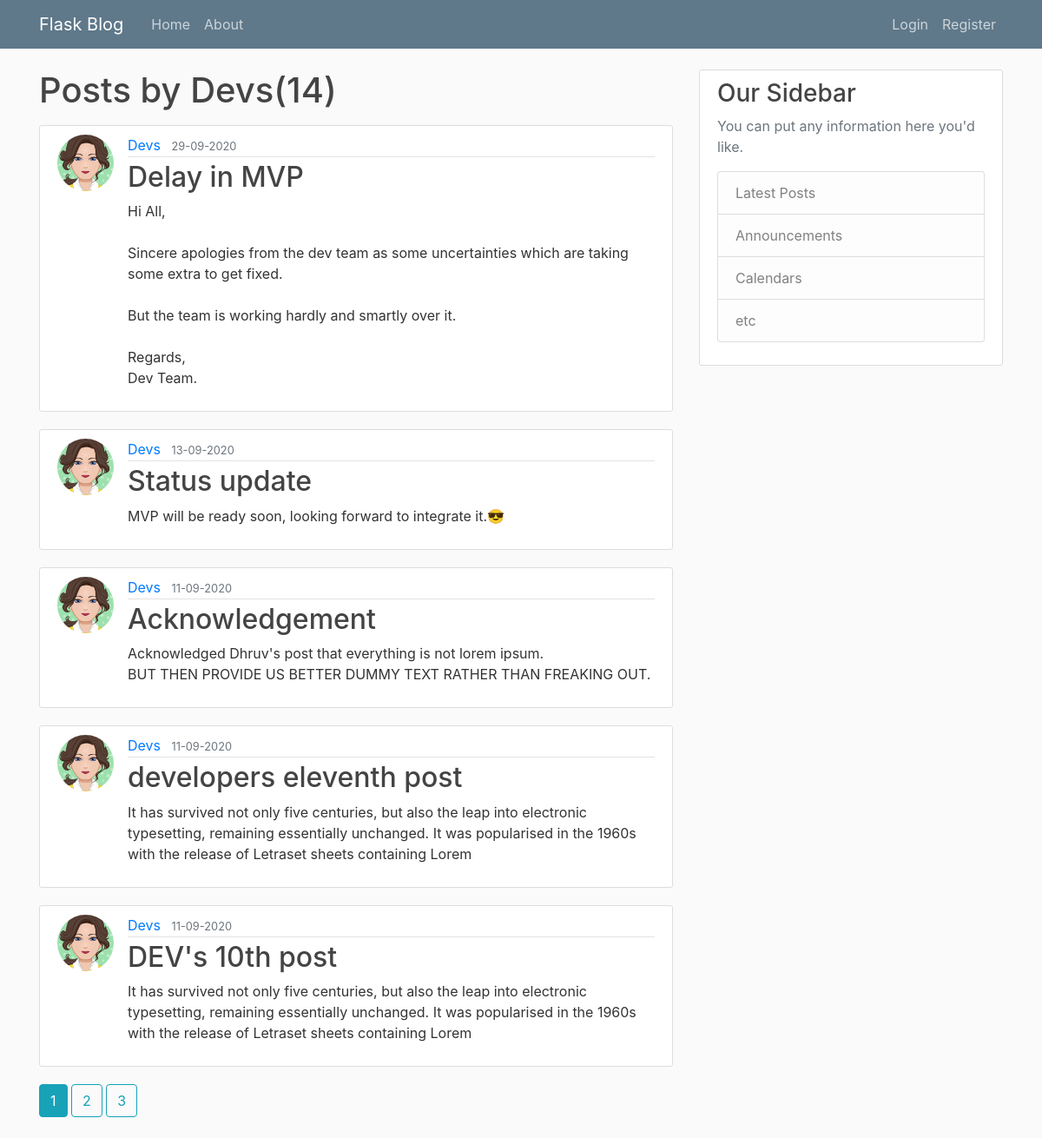
Screenshot of /home/Devs with the database file from the repository.
### flaskblog/models.py (models this page shows, shortened)
class User(db.Model, UserMixin):
    id = db.Column(db.Integer, primary_key = True)
    username = db.Column(db.String(20), unique = True, nullable = False)
    email = db.Column(db.String(120), unique = True, nullable = False)
    image_file = db.Column(db.String(20), nullable = False, default = 'default.jpg')
    password = db.Column(db.String(60), nullable = False)
    posts = db.relationship('Post', backref = 'author', lazy = True)

class Post(db.Model):
    id = db.Column(db.Integer, primary_key = True)
    title =  db.Column(db.String(100), nullable = False)
    date_posted = db.Column(db.DateTime, nullable = False, default = datetime.utcnow)
    content = db.Column(db.Text, nullable = False)
    user_id = db.Column(db.Integer, db.ForeignKey('user.id'), nullable = False)

### flaskblog/users/routes.py (the view)
@users.route("/home/<string:username>")
def user_post(username):
    page = request.args.get('page', 1, type=int)
    user = User.query.filter_by(username = username).first_or_404()
    posts = Post.query.filter_by(author = user).order_by(Post.date_posted.desc()).paginate(page=page, per_page=5)
    return render_template('user_posts.html', posts=posts, user = user)

### flaskblog/templates/user_posts.html (shortened to what this page needs)
{% extends "layout.html" %}
{% block content %}
    <h1 class="mb-3">Posts by {{ user.username }}({{ posts.total }})</h1>
    {% for post in posts.items %}
        <article class="media content-section">
            <img class="rounded-circle article-img" src="{{ url_for('static', filename='profile_pics/'+post.author.image_file) }}" alt="">
            <div class="media-body">
            <div class="article-metadata">
                <a class="mr-2" href="{{ url_for('users.user_post', username = post.author.username) }}">{{ post.author.username }}</a>
                <small class="text-muted">{{ post.date_posted.strftime('%d-%m-%Y') }}</small>
            </div>
            <h2><a class="article-title" href="{{ url_for('posts.post', post_id=post.id) }}">{{ post.title }}</a></h2>
            <p class="article-content">{{ post.content }}</p>
            </div>
        </article>
    {% endfor %}
    {% for page_num in posts.iter_pages(left_edge=1, right_edge=1, left_current=1, right_current=2) %}
        {% if page_num %}
            {% if posts.page == page_num %}
                <a class="btn btn-info mb-4" href="{{ url_for('users.user_post', username=user.username, page=page_num) }}">{{ page_num }}</a>
            {% else %}
                <a class="btn btn-outline-info mb-4" href="{{ url_for('users.user_post', username=user.username,page=page_num) }}">{{ page_num }}</a>
            {% endif %}
        {% endif %}
    {% endfor %}
{% endblock content %}

### flaskblog/static/main.css (style rules this page uses)
body { background: #fafafa; color: #333333; margin-top: 5rem; }
h1, h2, h3, h4, h5, h6 { color: #444444; }
.content-section { background: #ffffff; padding: 10px 20px; border: 1px solid #dddddd; border-radius: 3px; margin-bottom: 20px; }
.article-title { color: #444444; }
.article-content { white-space: pre-line; }
.article-img { height: 65px; width: 65px; margin-right: 16px; }
.article-metadata { padding-bottom: 1px; margin-bottom: 4px; border-bottom: 1px solid #e3e3e3 }

### rows the page displays
User: username "Devs"
Post: image_file (picture), author.username "Devs", date_posted "29-09-2020", title "Delay in MVP", content "Hi All, Sincere apologies from the dev team as some uncertainties which are taking some extra to get fixed. But the team is working hardly and smartly over it. Regards, Dev Team."
Post: image_file (picture), author.username "Devs", date_posted "13-09-2020", title "Status update", content "MVP will be ready soon, looking forward to integrate it.😎"
Post: image_file (picture), author.username "Devs", date_posted "11-09-2020", title "Acknowledgement", content "Acknowledged Dhruv's post that everything is not lorem ipsum. BUT THEN PROVIDE US BETTER DUMMY TEXT RATHER THAN FREAKING OUT."
Post: image_file (picture), author.username "Devs", date_posted "11-09-2020", title "developers eleventh post", content "It has survived not only five centuries, but also the leap into electronic typesetting, remaining essentially unchanged. It was popularised in the 1960s with the release of Letraset sheets containing Lorem"
Post: image_file (picture), author.username "Devs", date_posted "11-09-2020", title "DEV's 10th post", content "It has survived not only five centuries, but also the leap into electronic typesetting, remaining essentially unchanged. It was popularised in the 1960s with the release of Letraset sheets containing Lorem"

### other values shown
{{ posts.total }} "14"
{{ page_num }} "1"
{{ page_num }} "2" "3"
